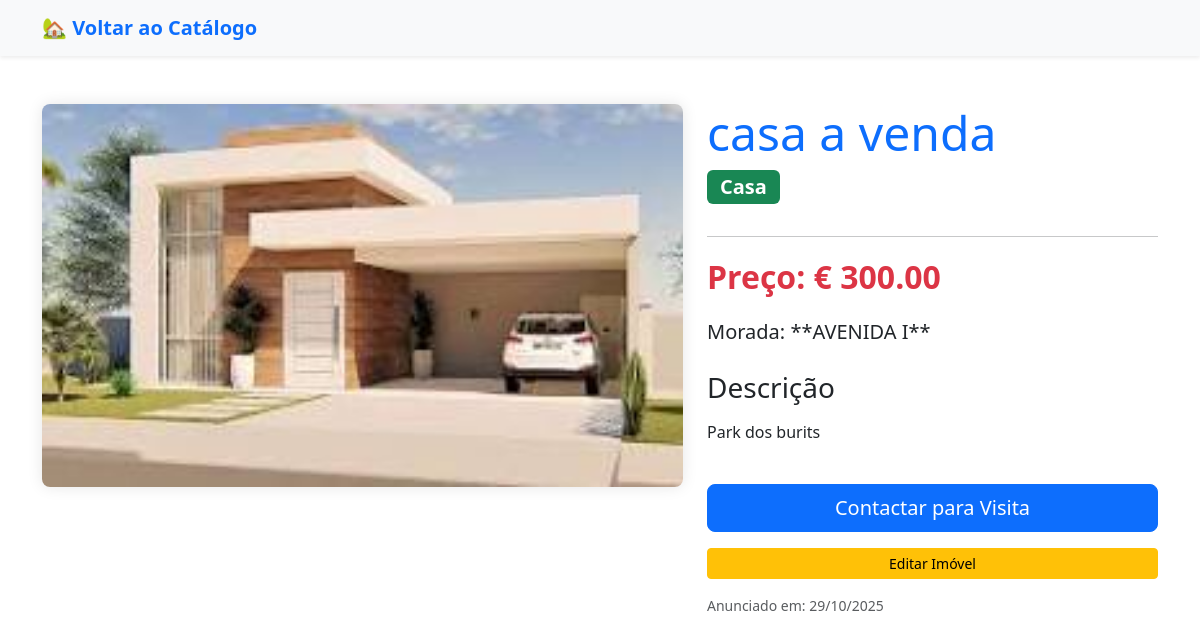
/1/, run on the app's committed database.
### imoveis/models.py (models this page shows, shortened)
class Imovel(models.Model):
    TIPO_CHOICES = (
        ('CASA', 'Casa'),
        ('LOTE', 'Lote'),
    )
    titulo = models.CharField(max_length=200, verbose_name="Título do Anúncio")
    descricao = models.TextField(verbose_name="Descrição Detalhada")
    preco = models.DecimalField(
        max_digits=12, # Ex: 9.999.999.99
        decimal_places=2,
        verbose_name="Preço (€)"
    )
    endereco = models.CharField(max_length=255, verbose_name="Morada Completa")
    tipo = models.CharField(
        max_length=4,
        choices=TIPO_CHOICES,
        default='CASA',
        verbose_name="Tipo de Imóvel"
    )
    imagem_principal = models.ImageField(
        upload_to='fotos/%Y/%m/%d/', # Guarda as imagens numa subpasta baseada na data
        blank=True,                 # O campo não é obrigatório
        null=True,                  # Pode ser nulo no banco de dados
        verbose_name="Imagem Principal"
    )
    esta_a_venda = models.BooleanField(default=True, verbose_name="Disponível para Venda")
    data_criacao = models.DateTimeField(auto_now_add=True, verbose_name="Data de Criação")
    class Meta:
        verbose_name = "Imóvel"
        verbose_name_plural = "Imóveis"
        ordering = ['-data_criacao']

### imoveis/views.py (the view)
# urls.py: path('<int:pk>/', ImovelDetailView.as_view(), name='detalhe_imovel'),
class ImovelDetailView(DetailView):
    model = Imovel # 🌟 Propriedade obrigatória
    template_name = 'imoveis/detalhe_imovel.html'
    context_object_name = 'imovel'

### imoveis/templates/imoveis/detalhe_imovel.html (shortened to what this page needs)
<!DOCTYPE html>
<html lang="pt">
<head>
    <link href="https://cdn.jsdelivr.net/npm/bootstrap@5.3.3/dist/css/bootstrap.min.css" rel="stylesheet">
</head>
<body>
    <nav class="navbar navbar-expand-lg navbar-light bg-light shadow-sm mb-5">
        <div class="container">
            <a class="navbar-brand text-primary fw-bold" href="{% url 'lista_imoveis' %}">🏡 Voltar ao Catálogo</a>
        </div>
    </nav>
    <div class="container my-5">
        <div class="row">
            <div class="col-md-7">
                {% if imovel.imagem_principal %}
                <img src="{{ imovel.imagem_principal.url }}" class="img-detalhe mb-4" alt="{{ imovel.titulo }}">
            {% else %}
                <img src="https://picsum.photos/700/500?grayscale" class="img-detalhe mb-4" alt="Sem Imagem">
            {% endif %}
            </div>
            <div class="col-md-5">
                <h1 class="display-5 text-primary">{{ imovel.titulo }}</h1>
                <span class="badge fs-5 mb-3 {% if imovel.tipo == 'CASA' %}bg-success{% else %}bg-secondary{% endif %}">
                    {{ imovel.get_tipo_display }}
                </span>
                <hr>
                <p class="fs-2 fw-bold text-danger">
                    Preço: € {{ imovel.preco|floatformat:2 }}
                </p>
                <p class="lead">
                     Morada: **{{ imovel.endereco }}**
                </p>
                <h3 class="mt-4">Descrição</h3>
                <p>{{ imovel.descricao|linebreaks }}</p>
                <a href="mailto:contacto@seuimovel.com" class="btn btn-primary btn-lg mt-4 w-100 mb-2">Contactar para Visita</a>
                <a href="{% url 'editar_imovel' pk=imovel.pk %}" class="btn btn-warning btn-sm mt-2 w-100">
                     Editar Imóvel
                </a>
                <p class="mt-3 text-muted small">
                    Anunciado em: {{ imovel.data_criacao|date:"d/m/Y" }}
                </p>
            </div>
        </div>
    </div>
</body>
</html>

### imoveis/templates/imoveis/detalhe_imovel.html (style rules this page uses)
.img-detalhe { max-height: 500px; width: 100%; object-fit: cover; border-radius: .5rem; box-shadow: 0 0 15px rgba(0, 0, 0, 0.1); }

### data on the page
Imovel: imagem_principal (picture), titulo "casa a venda", tipo "Casa", preco "300.00", endereco "AVENIDA I", descricao "Park dos burits", data_criacao "29/10/2025"
